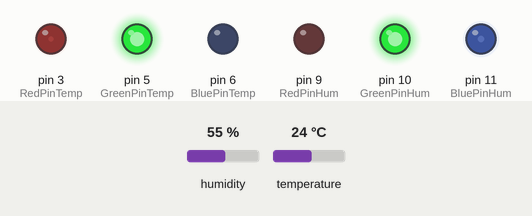
Recording of a sketch running on a simulated Arduino Uno, built with avr-gcc and run on an emulated ATmega328P. On the bench: output pins drawn as LEDs (lit = HIGH). The test bench sets the inputs (shaded band); at power-on: humidity 55 %, temperature 24 °C.

Above: at 4.8 s.
4.9 s: humidity set to 22 %
At 7.3 s:
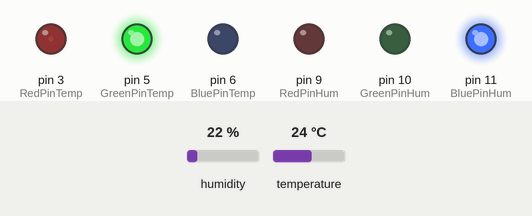
7.9 s: temperature set to 12 °C
At 9.1 s:
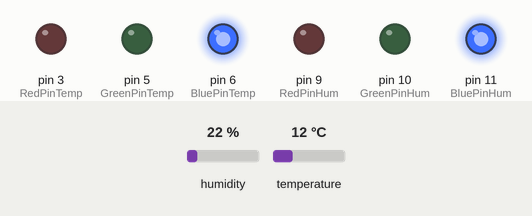
10.9 s: humidity set to 40 %
At 12.6 s:
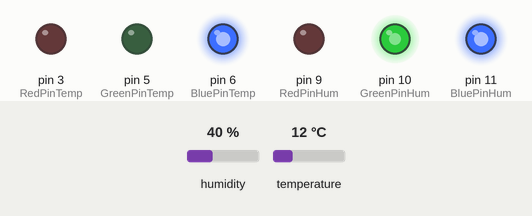
13.9 s: temperature set to 19 °C
At 14.3 s:
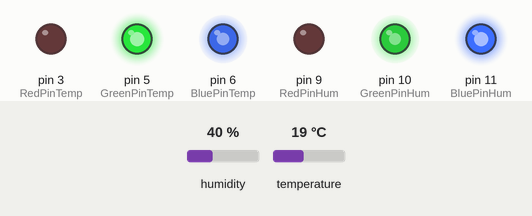
16.9 s: humidity set to 68 %
At 19.0 s:
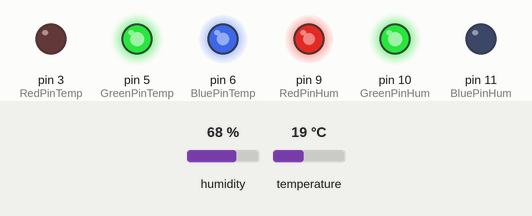
19.9 s: temperature set to 28 °C
At 20.7 s:
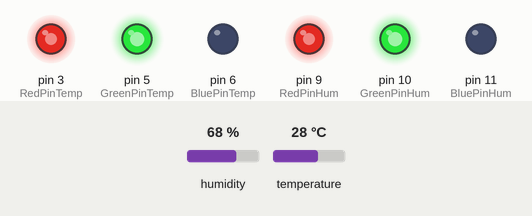
Timing chart, 0 to 22.9 s (numbered marks = the images above; inputs shaded):
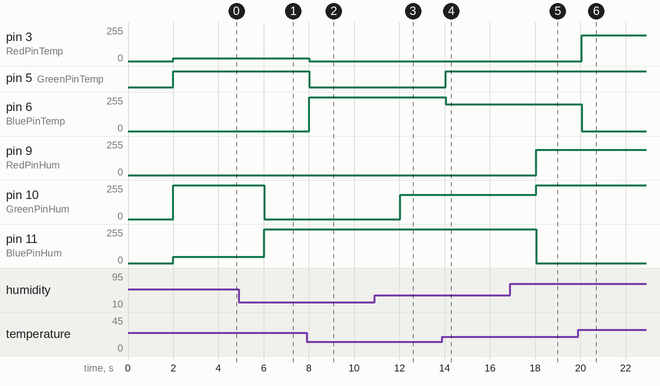

The sketch:

main.ino
```cpp
/*
 * DHT_To_RGB
 *
 * Created: 10/3/2015
 * Author: HyDz
 *
 * Color 2 RGB leds according to temperature and humidity.
 * HSV to RGB code from /** From http://www.cs.rit.edu/~ncs/color/t_convert.html
 */

 #include "DHT.h"

DHT dht;

const int DHTpin = 7; // Pin analogique du DHT

const int RedPinTemp = 3; // Pin de la diodes RGB Pour la température
const int GreenPinTemp = 5; //
const int BluePinTemp = 6;

const int RedPinHum = 9; // Pin de la diodes RGB Pour l'humidité
const int GreenPinHum = 10; //
const int BluePinHum = 11;

const int lowTempBlue = 12; // Valeur min correspond au bleu
const int highTempRed = 35; // Valeur max correspond au rouge

const int lowHumBlue = 30; // Valeur min correspond au bleu
const int highHumRed = 85; // Valeur max correspond au rouge

int Temp;
int Hum;

void setup()
{
 pinMode(RedPinTemp, OUTPUT);
 pinMode(BluePinTemp, OUTPUT);
 pinMode(GreenPinTemp, OUTPUT);

 pinMode(RedPinHum, OUTPUT);
 pinMode(BluePinHum, OUTPUT);
 pinMode(GreenPinHum, OUTPUT);

 dht.setup(DHTpin); // data pin du DHT
}


void loop()
{
  delay(dht.getMinimumSamplingPeriod());

  float humidite = dht.getHumidity();
  float temperature = dht.getTemperature();

  Temp = constrain(temperature, lowTempBlue, highTempRed);
  int tem = map(Temp, lowTempBlue, highTempRed, 240, 0); // map LumVal vers HSV

  float rt, gt, bt;
  HSVtoRGB(&rt, &gt, &bt, tem, 1,1); // HSV to RGB

  Hum = constrain(humidite, lowHumBlue, highHumRed);
  int hme = map(Hum, lowHumBlue, highHumRed, 240, 0); // map LumVal vers HSV

  float rh, gh, bh;
  HSVtoRGB(&rh, &gh, &bh, hme, 1,1); // HSV to RGB

  analogWrite(RedPinTemp, rt * 255);
  analogWrite(GreenPinTemp, gt * 255);
  analogWrite(BluePinTemp, bt * 255);

  // Leds à cathode commune
  analogWrite(RedPinHum, rh * 255);
  analogWrite(GreenPinHum, gh * 255);
  analogWrite(BluePinHum, bh * 255);

}


/** From http://www.cs.rit.edu/~ncs/color/t_convert.html */
void HSVtoRGB( float *r, float *g, float *b, float h, float s, float v ) {
  int i;
  float f, p, q, t;
  if( s == 0 ) {
    // achromatic (grey)
    *r = *g = *b = v;
    return;
  }
  h /= 60;          // sector 0 to 5
  i = floor( h );
  f = h - i;            // factorial part of h
  p = v * ( 1 - s );
  q = v * ( 1 - s * f );
  t = v * ( 1 - s * ( 1 - f ) );
  switch( i ) {
  case 0:
    *r = v;
    *g = t;
    *b = p;
    break;
  case 1:
    *r = q;
    *g = v;
    *b = p;
    break;
  case 2:
    *r = p;
    *g = v;
    *b = t;
    break;
  case 3:
    *r = p;
    *g = q;
    *b = v;
    break;
  case 4:
    *r = t;
    *g = p;
    *b = v;
    break;
  default:      // case 5:
    *r = v;
    *g = p;
    *b = q;
    break;
  }
}
```

Measured:
- after the input at 4.9 s, pin 10 (GreenPinHum): 255/255 → 0/255 after 1.1 s; pin 11 (BluePinHum): 46/255 → 255/255 after 1.1 s
- after the input at 7.9 s, pin 3 (RedPinTemp): 21/255 → 0/255 after 0.12 s; pin 5 (GreenPinTemp): HIGH → LOW after 0.12 s; pin 6 (BluePinTemp): 0/255 → 255/255 after 0.12 s
- after the input at 10.9 s, pin 10 (GreenPinHum): 0/255 → 182/255 after 1.1 s
- after the input at 13.9 s, pin 5 (GreenPinTemp): LOW → HIGH after 0.14 s; pin 6 (BluePinTemp): 255/255 → 199/255 after 0.14 s
- after the input at 16.9 s, pin 9 (RedPinHum): 0/255 → 191/255 after 1.2 s; pin 10 (GreenPinHum): 182/255 → 255/255 after 1.2 s; pin 11 (BluePinHum): 255/255 → 0/255 after 1.2 s
- after the input at 19.9 s, pin 3 (RedPinTemp): 0/255 → 195/255 after 0.16 s; pin 6 (BluePinTemp): 199/255 → 0/255 after 0.16 s
